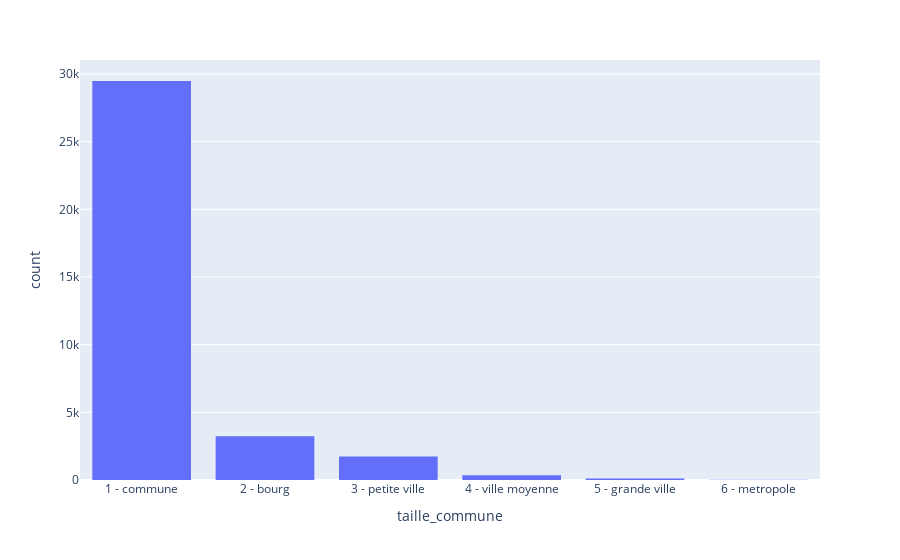

Notebook code for this chart:
### Code cell
fig = px.histogram(df_communes, x='taille_commune').update_xaxes(categoryorder='array', categoryarray= ['1 - commune',
'2 - bourg',
'3 - petite ville',
'4 - ville moyenne',
'5 - grande ville',
'6 - metropole'])
fig.show()

### Figure 1 — Plotly figure (JSON) as saved in the notebook; plotly's stock layout.template omitted (floating-point values rounded to 4 significant figures; data arrays with more than 128 entries replaced by an {"elided": "..."} marker saying what was removed)
{"data": [{"alignmentgroup": "True", "bingroup": "x", "hovertemplate": "taille_commune=%{x}<br>count=%{y}<extra></extra>", "legendgroup": "", "marker": {"color": "#636efa", "pattern": {"shape": ""}}, "name": "", "offsetgroup": "", "orientation": "v", "showlegend": false, "type": "histogram", "x": {"elided": "34935 str values"}, "xaxis": "x", "yaxis": "y"}], "layout": {"barmode": "relative", "legend": {"tracegroupgap": 0}, "margin": {"t": 60}, "xaxis": {"anchor": "y", "categoryarray": ["1 - commune", "2 - bourg", "3 - petite ville", "4 - ville moyenne", "5 - grande ville", "6 - metropole"], "categoryorder": "array", "domain": [0, 1], "title": {"text": "taille_commune"}}, "yaxis": {"anchor": "x", "domain": [0, 1], "title": {"text": "count"}}}}
